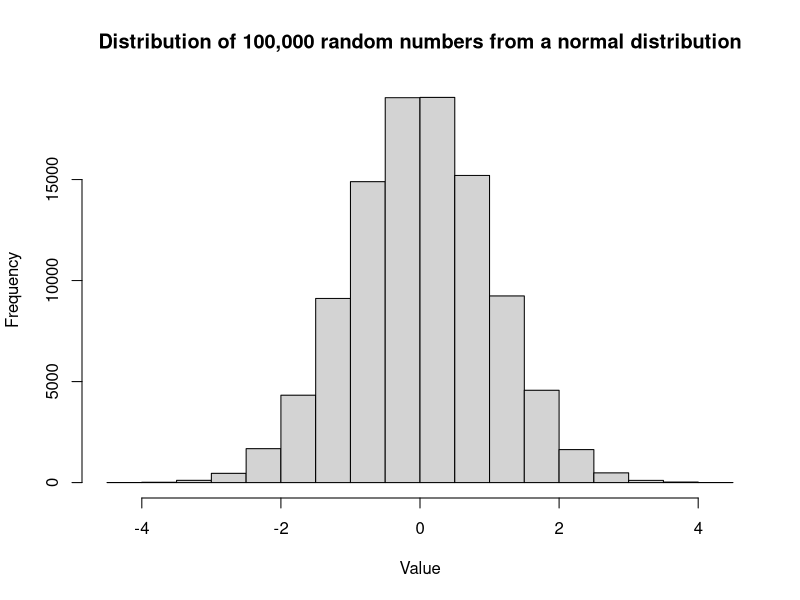
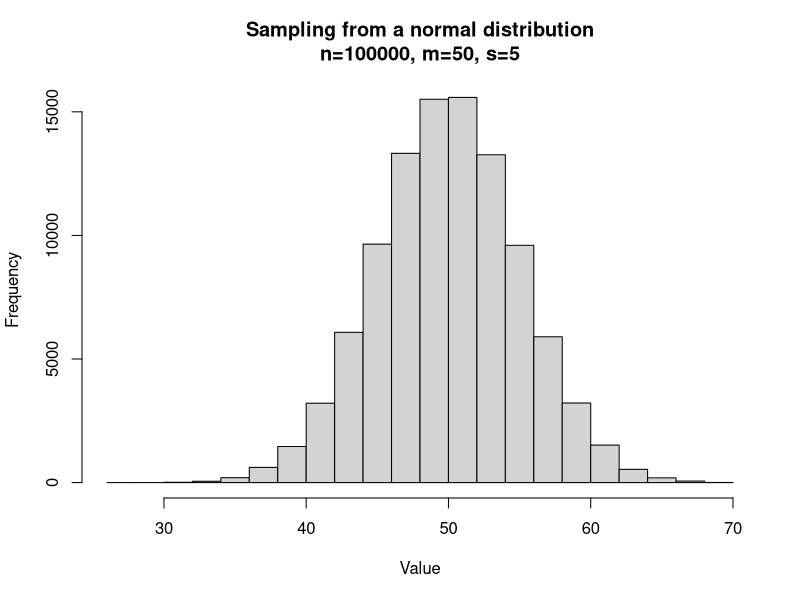
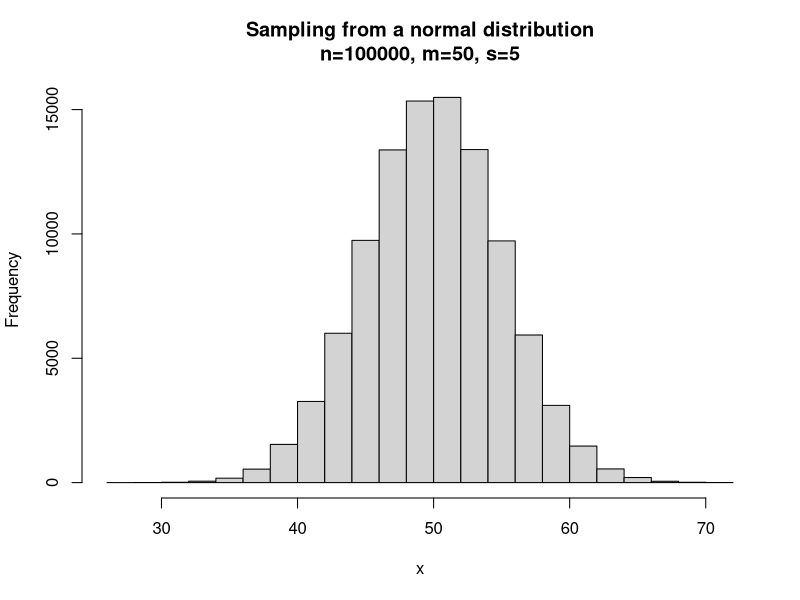

Generate these figures, in order, with R:
## ---- chunk 1
library(knitr)

options(width = 300)
# options(encoding = 'UTF-8')
knitr::opts_chunk$set(
  fig.width = 7, fig.height = 5, 
  fig.path = 'figures/sampling_',
  fig.align = "center", 
  size = "tiny", 
  echo = TRUE, 
  eval = TRUE, 
  warning = FALSE, 
  message = FALSE, 
  results = TRUE, 
  comment = "")

options(scipen = 12) ## Max number of digits for non-scientific notation
# knitr::asis_output("\\footnotesize")

## ---- chunk 2
# Generate 100,000 numbers from a normal distribution with mean=0 and standard deviation=1
x <- rnorm(n = 100000, mean = 0, sd = 1)

# Plot a histogram of the generated numbers
hist(x, 
     main="Distribution of 100,000 random numbers from a normal distribution",
     xlab="Value")
## ---- chunk 3
# Parameters
n <- 100000 # Sample size
mu <- 50     # Mean of the normal distribution
sigma <- 5      # Standard deviation of the normal distribution

# Sample n numbers in a normal population of mean mu and standard deviation sigma
x <- rnorm(n = n, mean = mu, sd = sigma)

# Plot a histogram of the generated numbers
hist(x,
     main=paste0("Sampling from a normal distribution",
                 "\n", # newline character
                 "n=", format(n, scientific = FALSE),
                 ", m=", mu,
                 ", s=", sigma),
     xlab="Value")

## ---- chunk 4
# Parameters
n <- 100000 # Sample size
mu <- 50     # Mean of the normal distribution
sigma <- 5      # Standard deviation of the normal distribution

# Sample n numbers in a normal population of mean mu and standard deviation sigma
x <- rnorm(n = n, mean = mu, sd = sigma)

### A VOUS DE JOUER ###


# Plot a histogram of the generated numbers
hist(x, 
     main=paste0("Sampling from a normal distribution",
                 "\n", # newline character
                 "n=", format(n, scientific = FALSE),
                 ", m=", mu,
                 ", s=", sigma))



## ---- chunk 5
## Parameters for the sampling in the unifom distribution
n <- 100000
my_min <- -5
my_max <- +5

### A VOUS DE JOUER ###


## ---- chunk 6
## Parameters for the sampling in the chi-squared distribution
n <- 100000
my_df <- 5

### A VOUS DE JOUER ###



## ---- chunk 7
## Parameters for the sampling in the Poisson distribution
n <- 100000
my_lambda <- 5

### A VOUS DE JOUER ###


## ---- chunk 8

# Plot a histogram of the generated numbers
r <- 100000 # repetitions
n_values <- c(1, 2, 4, 8, 16, 32, 64)
my_min <- -5
my_max <- +5
mu <- (my_max - my_min)/2 # Theoretical mean of the uniform distribution, at mid-distance between the max and the min

## Iterate the experiments
for (n in n_values) {
  message("Repetitions: r=", r, "; Sample size: n=", n)
  ### A VOUS DE JOUER ###
  
}

